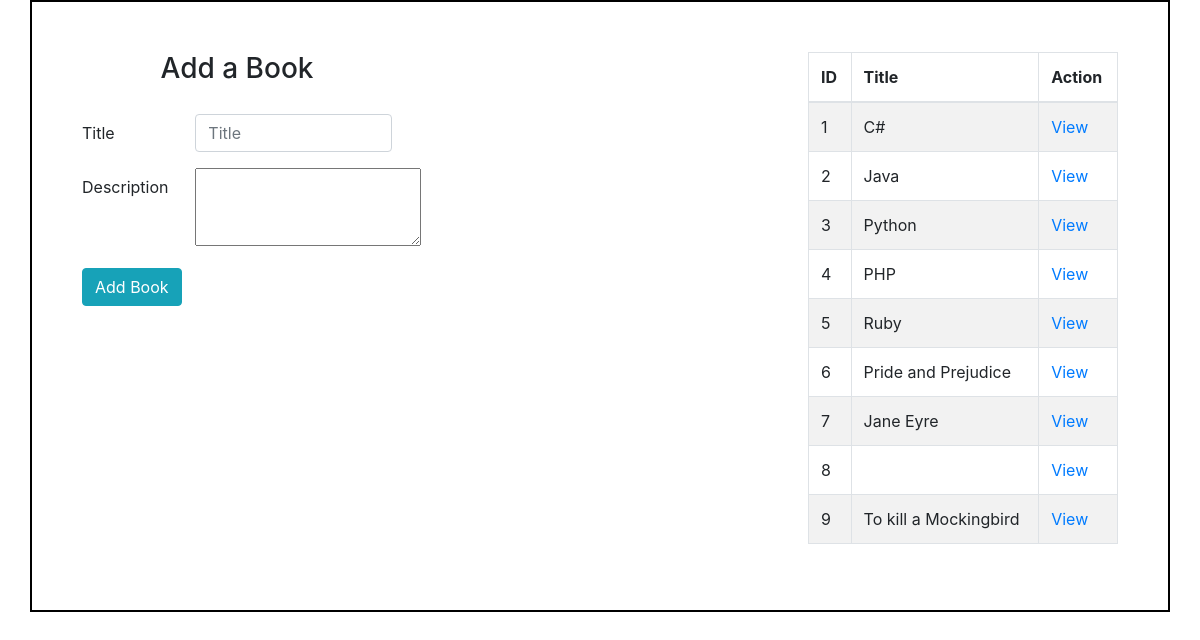
The page / on the database its author committed.
### app_books_authors/models.py (models this page shows)
class Book(models.Model):
    title = models.CharField(max_length = 255)
    desc = models.TextField()
    created_at = models.DateTimeField(auto_now_add = True)
    updated_at = models.DateTimeField(auto_now = True)

### app_books_authors/views.py (the view)
# urls.py: path('', views.index),
def index(request):
    context = {
        'all_books' : Book.objects.all()
    }
    return render(request, 'index.html', context)

### app_books_authors/templates/index.html (shortened to what this page needs)
<!DOCTYPE html>
<html lang="en">
<head>
    {% load static %}
    <link rel="stylesheet" href="https://maxcdn.bootstrapcdn.com/bootstrap/4.0.0/css/bootstrap.min.css">
    <link rel="stylesheet" href="{% static 'style.css' %}">
</head>
<body>
    <div class="container">
        <div class="add_form">
            <h3>Add a Book</h3>
            <form action="/add_book" method = "POST">
                <div class="form-group row">
                    <label for="title" class="col-sm-4 col-form-label">Title</label>
                    <div class="col-sm-8">
                        <input type="text" class="form-control" id="title" name = "title" placeholder="Title">
                    </div>
                </div>
                <div class="form-group row">
                    <label for="description" class="col-sm-4 col-form-label">Description</label>
                    <div class="col-sm-8">
                        <textarea name="desc" id="desc" cols="20" rows="3"></textarea>
                    </div>
                </div>
                <div class="form-group row">
                    <div class="col-sm-8">
                        <button type="submit" class="btn btn-info">Add Book</button>
                    </div>
                </div>
            </form>
        </div>
        <div class="show_table">
            <table class="table table-striped table-bordered col-sm-8">
                <thead>
                    <tr>
                        <th scope="col">ID</th>
                        <th scope="col">Title</th>
                        <th scope="col">Action</th>
                    </tr>
                </thead>
                <tbody>
                    {% for book in all_books %}
                        <tr>
                        <td>{{ book.id }}</td>
                        <td>{{ book.title }} </td>
                        <td><a href="/one_book/{{ book.id }}">View</a></td>
                        </tr>
                    {% endfor %}
                </tbody>
            </table>
        </div>
    </div>
</body>
</html>

### app_books_authors/static/style.css (style rules this page uses)
.container { display: flex; justify-content: space-between; border: 2px solid black; padding: 30px; }
.add_form { width: 350px; min-height: 250px; padding: 20px; }
h3 { text-align: center; padding-bottom: 20px; }
.show_table { width: 350px; min-height: 250px; padding: 20px; }

### rows shown on the page
Book: id "1", title "C#"
Book: id "2", title "Java"
Book: id "3", title "Python"
Book: id "4", title "PHP"
Book: id "5", title "Ruby"
Book: id "6", title "Pride and Prejudice"
Book: id "7", title "Jane Eyre"
Book: id "8"
Book: id "9", title "To kill a Mockingbird"
